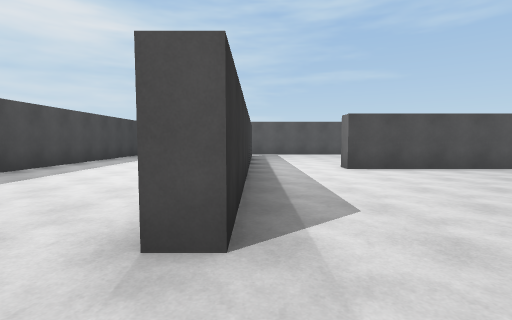
[1] (above)

18 first-person views from a walk through a scene from a Unity 3-D project. The camera is 1.3 m above the floor, tilts 4° down and sees 85° across. The floor is counted in squares, 2 m on a side. Each view is taken from the middle of a square. On the plan, view 1 faces up. The plan holds only what a view shows up to about 9 squares ahead; the rest is blank. The player is left out.

[2]
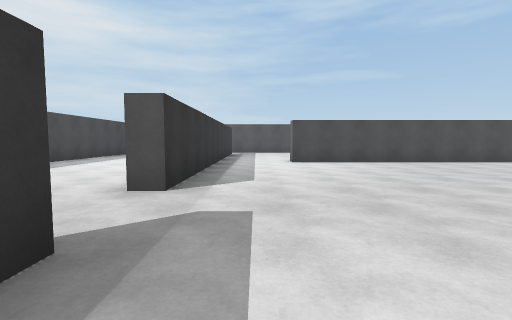

[3]
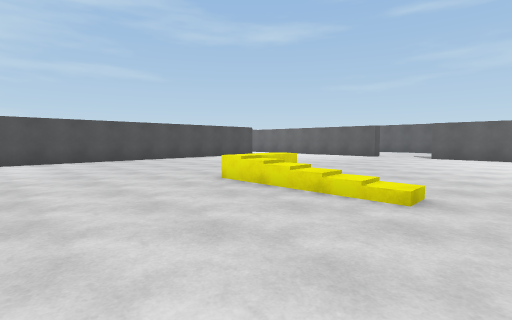

[4]
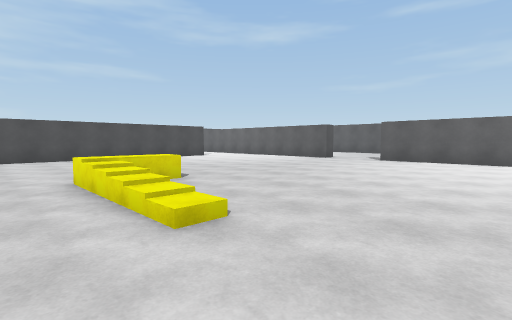

[5]
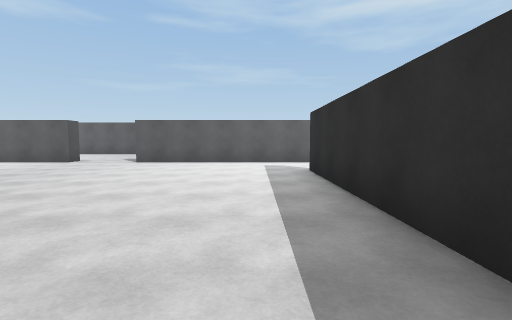

[6]
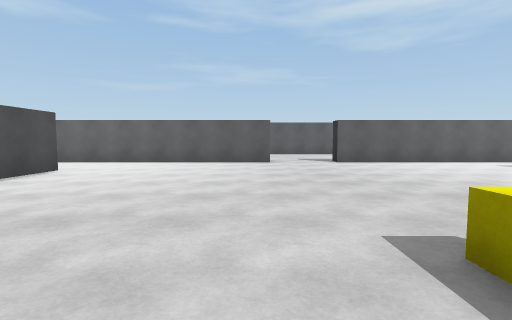

[7]
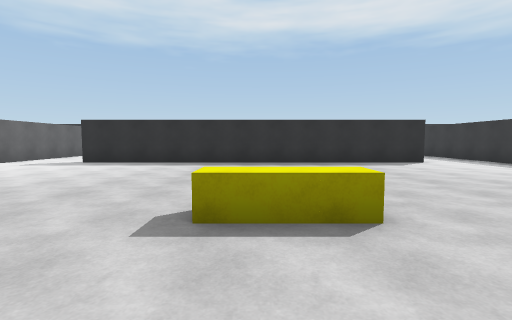

[8]
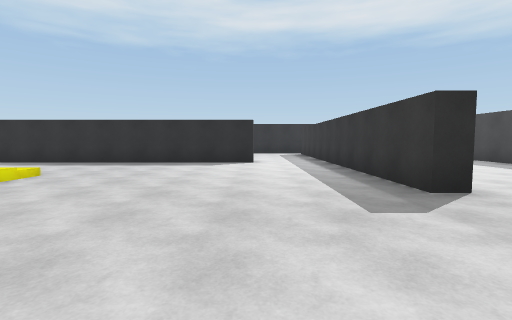

[9]
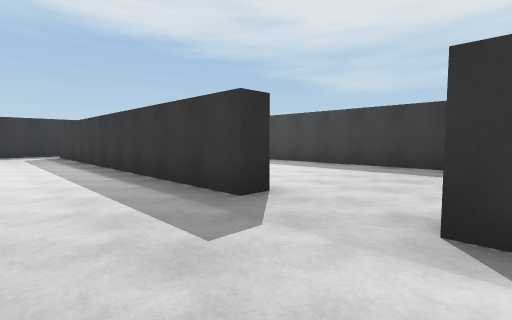

[10]
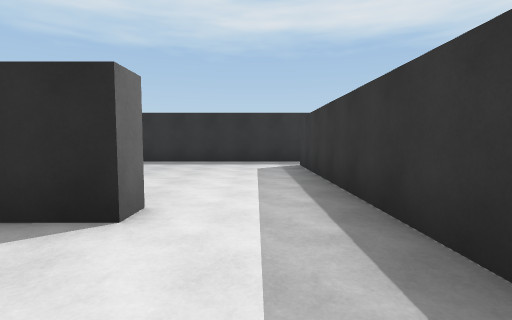

[11]
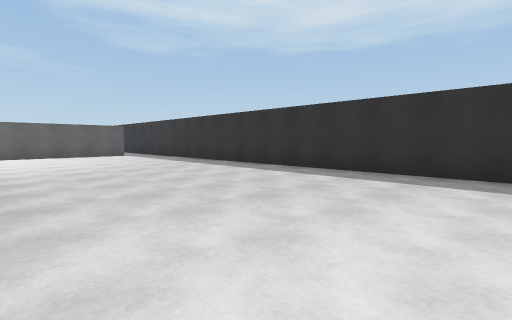

[12]
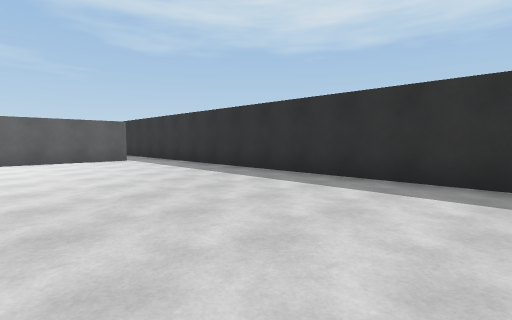

[13]
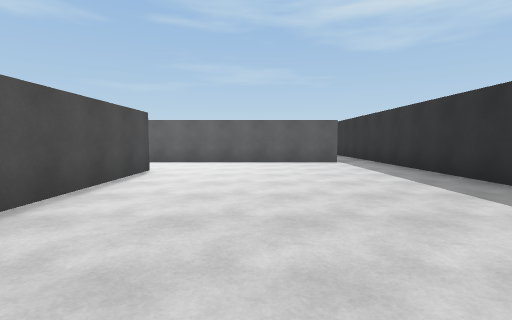

[14]
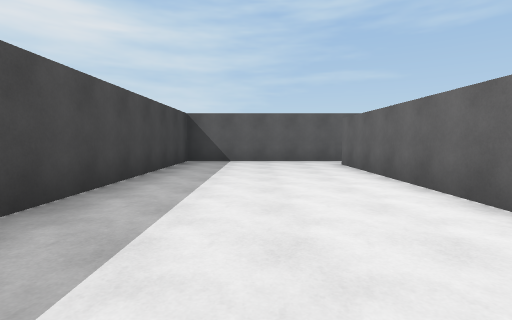

[15]
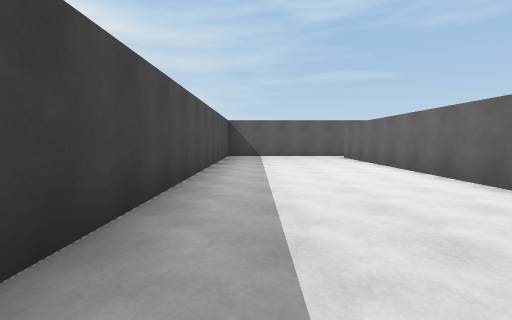

[16]
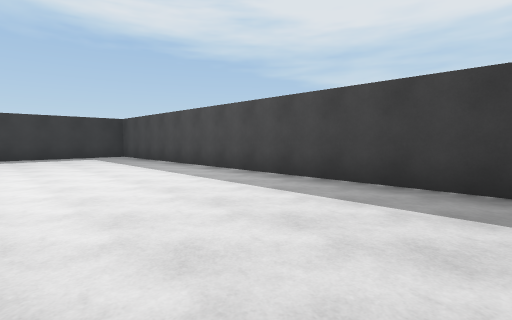

[17]
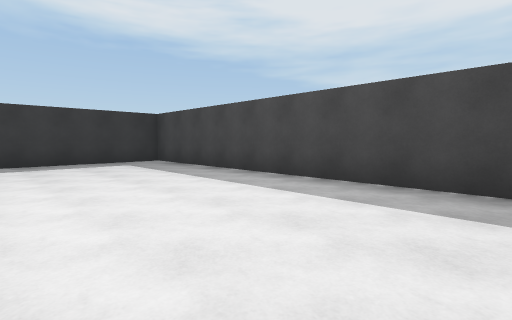

[18]
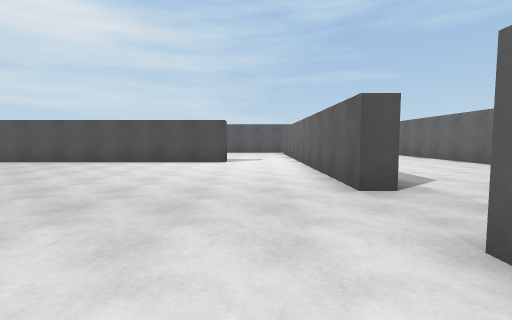

### Floor plan
Ten units are one square. View 1 is at (0, 0); x grows to the right and y downward. Boxes are objects, and circles mark ways between rooms. Rooms are numbered by the first view taken in them; rooms with no view inside come last. Other rooms are left out.
<svg viewBox="-57 -133 213 255">
<path fill="none" stroke="#000" d="M143 -16 143 -65M121 -68 121 -63 21 -63M21 52 121 52M-8 4 -2 4 -2 46M-2 -65 -2 -16 -8 -16M143 46 143 4M21 58 21 52M121 57 85 57M143 105 143 46M-2 46 -2 105M-5 117 151 117M-52 -6 -52 117 -5 117M-7 -46 -7 -116M-2 -128 -52 -128 -52 -22"/>
<rect x="65" y="-5" width="10" height="10" fill="#bbb"><title>other object</title></rect>
<circle cx="135" cy="50" r="3" fill="#2a7"/>
<circle cx="15" cy="50" r="3" fill="#2a7"/>
<circle cx="0" cy="-5" r="3" fill="#2a7"/>
<circle cx="0" cy="110" r="3" fill="#2a7"/>
<text x="70" y="-10">1</text>
<text x="70" y="80">2</text>
<text x="-30" y="-10">3</text>
</svg>
Room 1 opens to room 2. Room 1 opens to room 3. Room 2 opens to room 3.

Where each view was taken, in squares from view 1:
view 1: 0 up, 0 right, facing up
view 2: 2 down, 1 right, facing up
view 3: 3 down, 3 right, facing up-right
view 4: 4 down, 5 right, facing up-right
view 5: 4 down, 6 right, facing right
view 6: 2 up, 6 right, facing right
view 7: 3 up, 7 right, facing down
view 8: 3 up, 2 right, facing down
view 9: 2 up, 2 right, facing down-left
view 10: 3 down, 1 right, facing down
view 11: 6 down, 2 right, facing down-right
view 12: 7 down, 5 right, facing down-right
view 13: 8 down, 6 right, facing right
view 14: 4 up, 3 left, facing up
view 15: 1 up, 4 left, facing up
view 16: 0 up, 1 left, facing down-left
view 17: 3 down, 1 left, facing down-left
view 18: 2 down, 13 right, facing up
